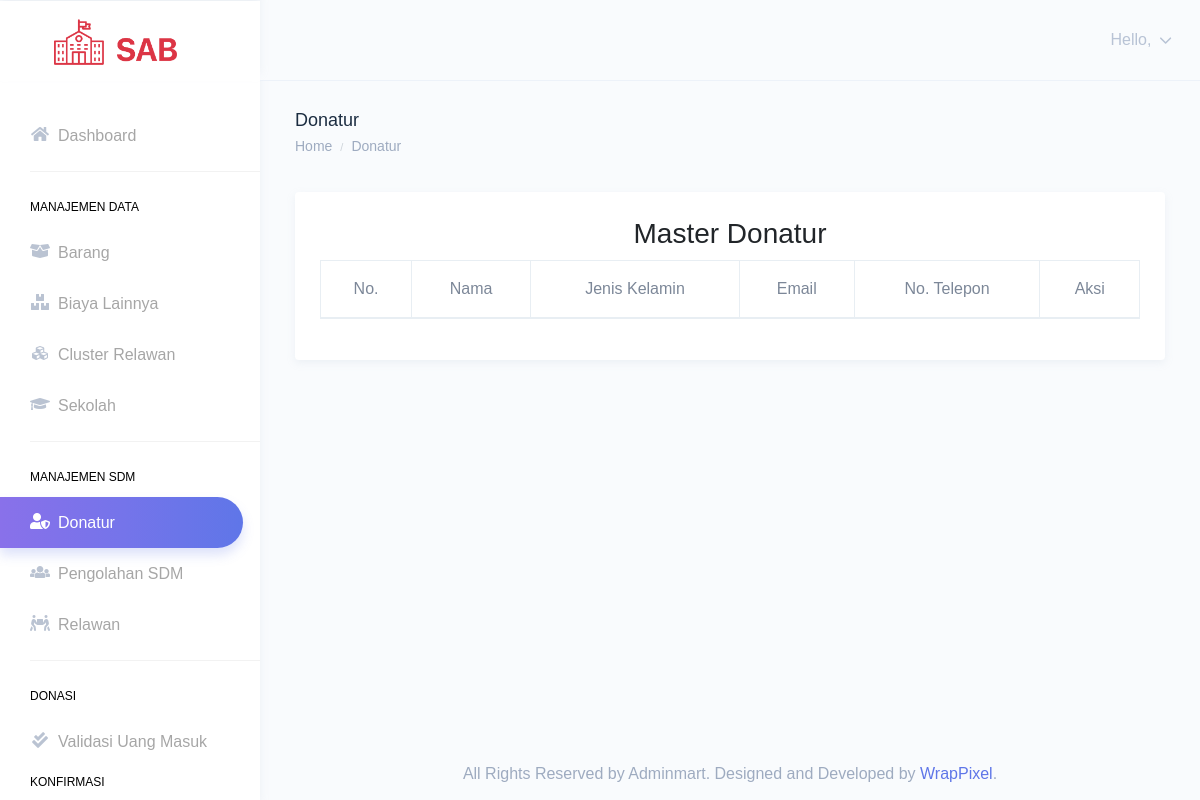
The app's page /index.php/donatur, older data.
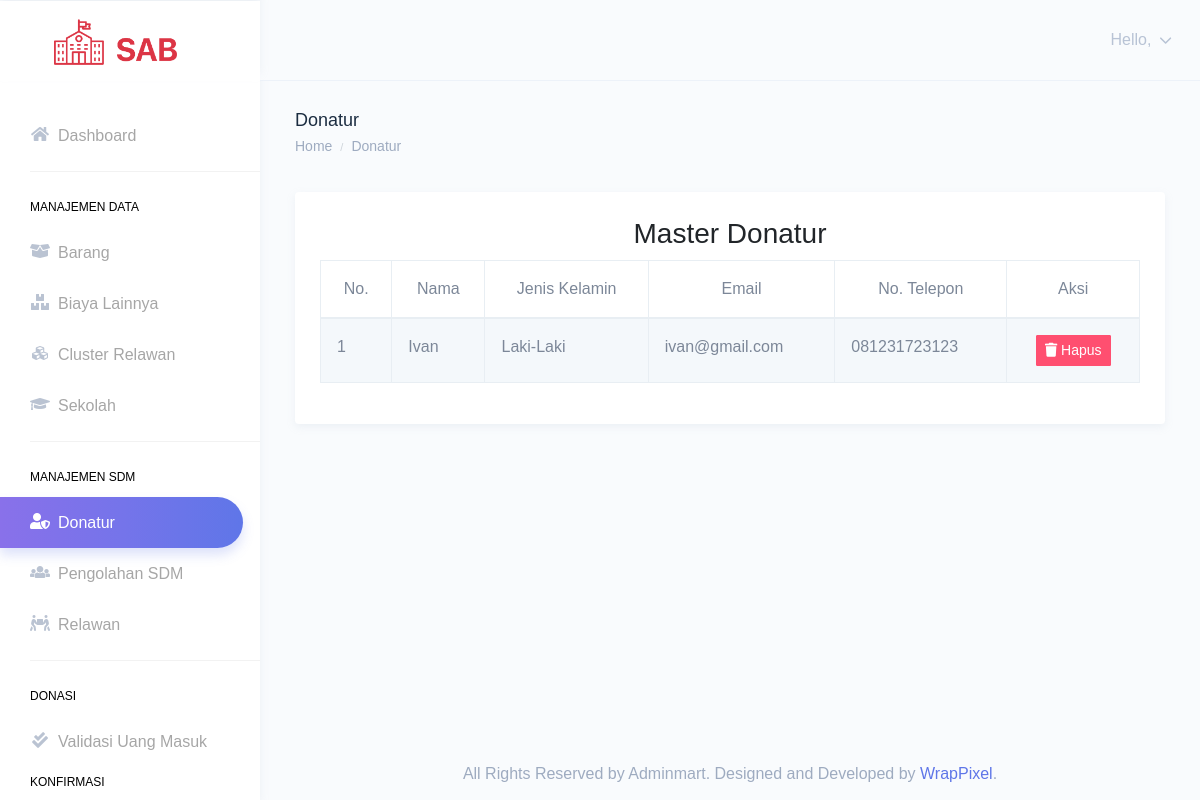
The same page, newer data.
### tables this page shows
CREATE TABLE `donatur` (
  `id_donatur` int(11) NOT NULL,
  `id_user_login` int(11) NOT NULL,
  `nama_donatur` varchar(100) NOT NULL,
  `email_donatur` varchar(100) NOT NULL,
  `jenis_kelamin` enum('L','P') NOT NULL,
  `no_telepon` varchar(20) NOT NULL,
  `creaby` varchar(100) NOT NULL,
  `credate` datetime NOT NULL DEFAULT current_timestamp(),
  `modiby` varchar(100) NOT NULL,
  `modidate` datetime NOT NULL DEFAULT current_timestamp(),
  `row_status` enum('A','D') NOT NULL
);

### application/controllers/Donatur.php (called while the page is built, shortened)
<?php
class Donatur extends CI_Controller
{
    public function __construct()
    {
        $this->load->model('donatur_model');
        $this->load->model('login_model');
        $this->load->model('karyawan_model');
    }
    private function getKaryawanName()
    {
        $this->load->model('karyawan_model');
        $user_id = $this->session->user_id;
        $karyawan = $this->karyawan_model->getKaryawanByUserLoginId($user_id);
        return $karyawan->nama_karyawan;
    }
    private function getKaryawanRole()
    {
        $this->load->model('karyawan_model');
        $user_id = $this->session->user_id;
        $karyawan = $this->karyawan_model->getKaryawanByUserLoginId($user_id);
        return $karyawan->jabatan_karyawan;
    }
    public function index()
    {
        $donatur = $this->donatur_model;
        $header['title'] = 'Donatur';
        $header['name'] =  $this->getKaryawanName();
        $header['role'] =  $this->getKaryawanRole();
        $data['data'] = $donatur->getAll();
        $this->load->view('templates/admin_header', $header);
        $this->load->view('donatur/index', $data);
        $this->load->view('templates/footer');
    }
}

### index.php (called while the page is built, shortened)
<?php
require_once BASEPATH.'core/CodeIgniter.php';

### application/models/donatur_model.php (called while the page is built, shortened)
<?php
class Donatur_model extends CI_Model
{
    private $_table = "donatur";
    public function getAll()
    {
        return $this->db->get_where($this->_table, ["row_status" => 'A'])->result();
    }
}

### application/views/donatur/index.php (the view, shortened to what this page needs)
<div class="page-breadcrumb">
    <div class="row">
        <div class="col-7 align-self-center">
            <h4 class="page-title text-truncate text-dark font-weight-medium mb-1">Donatur</h4>
            <div class="d-flex align-items-center">
                <nav aria-label="breadcrumb">
                    <ol class="breadcrumb m-0 p-0">
                        <li class="breadcrumb-item"><a href="index.html" class="text-muted">Home</a></li>
                        <li class="breadcrumb-item text-muted active" aria-current="page">Donatur</li>
                    </ol>
                </nav>
            </div>
        </div>
    </div>
</div>
<div class="container-fluid">
    <div class="row">
        <div class="col-12">
            <div class="card">
                <div class="card-body">
                    <h4 class="card-title text-center" style="font-size: 28px;">Master Donatur</h4>
                    <div class="table-responsive">
                        <table id="master-data" class="table table-striped table-bordered no-wrap">
                            <thead>
                                <tr>
                                    <th class="text-center">No.</th>
                                    <th class="text-center">Nama</th>
                                    <th class="text-center">Jenis Kelamin</th>
                                    <th class="text-center">Email</th>
                                    <th class="text-center">No. Telepon</th>
                                    <th class="text-center">Aksi</th>
                                </tr>
                            </thead>
                            <tbody>
                                <?php $no = 1; ?>
                                <?php foreach ($data as $d) { ?>
                                    <tr>
                                        <td><?= $no++ ?></td>
                                        <td><?= $d->nama_donatur ?></td>
                                        <td><?= ($d->jenis_kelamin == 'L' ? "Laki-Laki" : "Perempuan") ?></td>
                                        <td><?= $d->email_donatur ?></td>
                                        <td><?= $d->no_telepon ?></td>
                                        <td align="center">
                                            <form action="donatur/destroy/<?= $d->id_donatur ?>" method="post">
                                                <button type="submit" onclick="return confirm('Apakah anda yakin ingin menghapus data ini?')" class="btn btn-danger btn-sm"><i class="fa fa-trash"></i> Hapus</button>
                                            </form>
                                        </td>
                                    </tr>
                                <?php } ?>
                            </tbody>
                        </table>
                    </div>
                </div>
            </div>
        </div>
    </div>
</div>

Row changes from the older to the newer data that the page shows:
added donatur: nama_donatur "Ivan", jenis_kelamin "Laki-Laki", email_donatur "ivan@gmail.com", no_telepon "081231723123"
